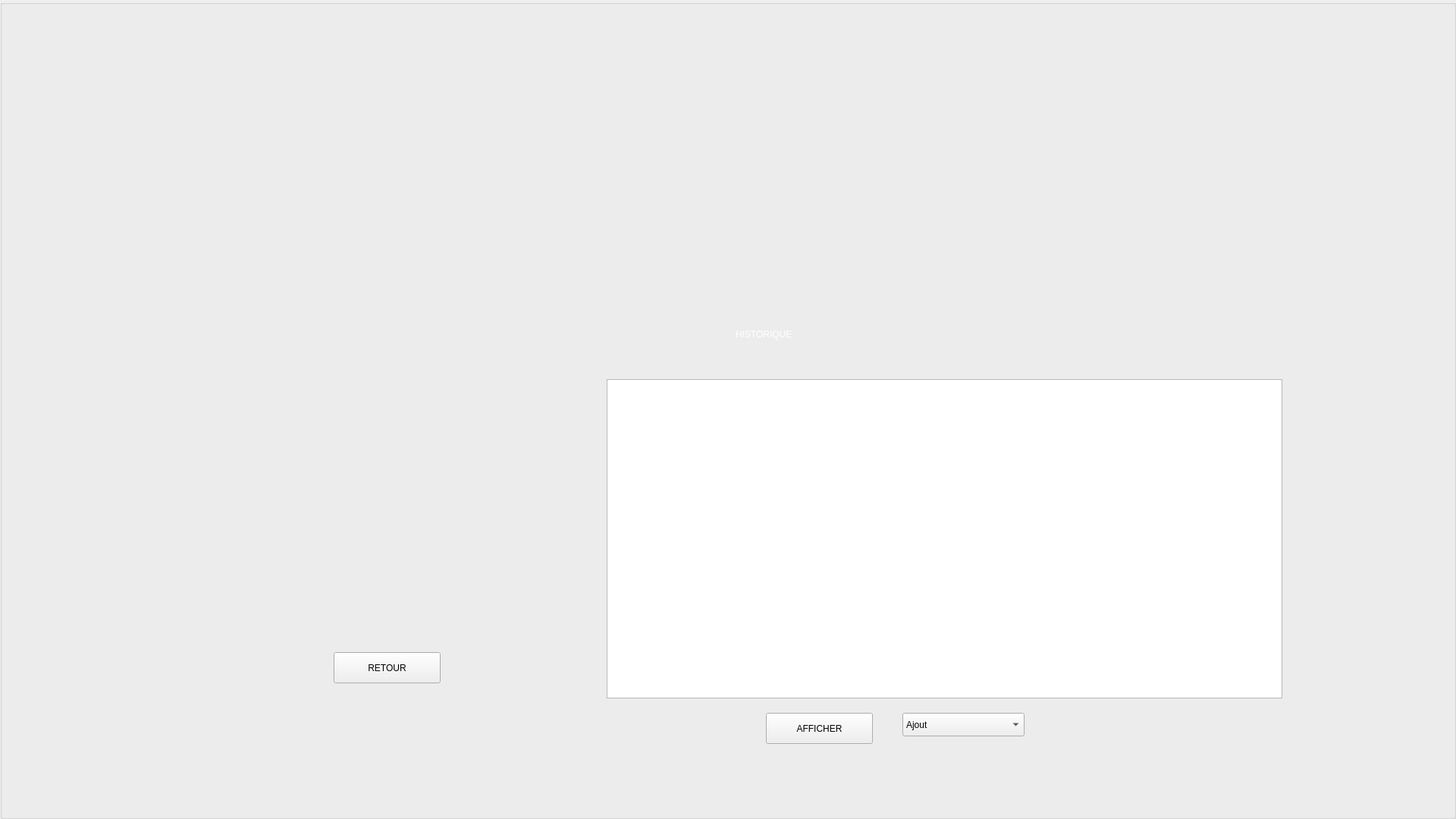
   <widget class="QGroupBox" name="historique">
    <property name="geometry">
     <rect>
      <x>0</x>
      <y>0</y>
      <width>1920</width>
      <height>1080</height>
     </rect>
    </property>
    <property name="title">
     <string/>
    </property>
    <widget class="QLabel" name="bg_2">
     <property name="geometry">
      <rect>
       <x>0</x>
       <y>0</y>
       <width>2011</width>
       <height>1080</height>
      </rect>
     </property>
     <property name="text">
      <string/>
     </property>
     <property name="pixmap">
      <pixmap>../../../Documents/gestionqt/gestionqt/x.jpeg</pixmap>
     </property>
    </widget>
    <widget class="QPushButton" name="bt_historique">
     <property name="geometry">
      <rect>
       <x>1010</x>
       <y>940</y>
       <width>141</width>
       <height>41</height>
      </rect>
     </property>
     <property name="text">
      <string>AFFICHER</string>
     </property>
    </widget>
    <widget class="QComboBox" name="combo_historique">
     <property name="geometry">
      <rect>
       <x>1190</x>
       <y>940</y>
       <width>161</width>
       <height>31</height>
      </rect>
     </property>
     <item>
      <property name="text">
       <string>Ajout</string>
      </property>
     </item>
     <item>
      <property name="text">
       <string>Modifier</string>
      </property>
     </item>
     <item>
      <property name="text">
       <string>Supprimer</string>
      </property>
     </item>
    </widget>
    <widget class="QTableView" name="tableView_historique">
     <property name="geometry">
      <rect>
       <x>800</x>
       <y>500</y>
       <width>891</width>
       <height>421</height>
      </rect>
     </property>
    </widget>
    <widget class="QLabel" name="label_9">
     <property name="geometry">
      <rect>
       <x>970</x>
       <y>410</y>
       <width>311</width>
       <height>61</height>
      </rect>
     </property>
     <property name="styleSheet">
      <string notr="true">color:white;
font: 75 18pt &quot;MS Shell Dlg 2&quot;;</string>
     </property>
     <property name="text">
      <string>HISTORIQUE</string>
     </property>
    </widget>
    <widget class="QPushButton" name="Retour">
     <property name="geometry">
      <rect>
       <x>440</x>
       <y>860</y>
       <width>141</width>
       <height>41</height>
      </rect>
     </property>
     <property name="text">
      <string>RETOUR</string>
     </property>
    </widget>
   </widget>
